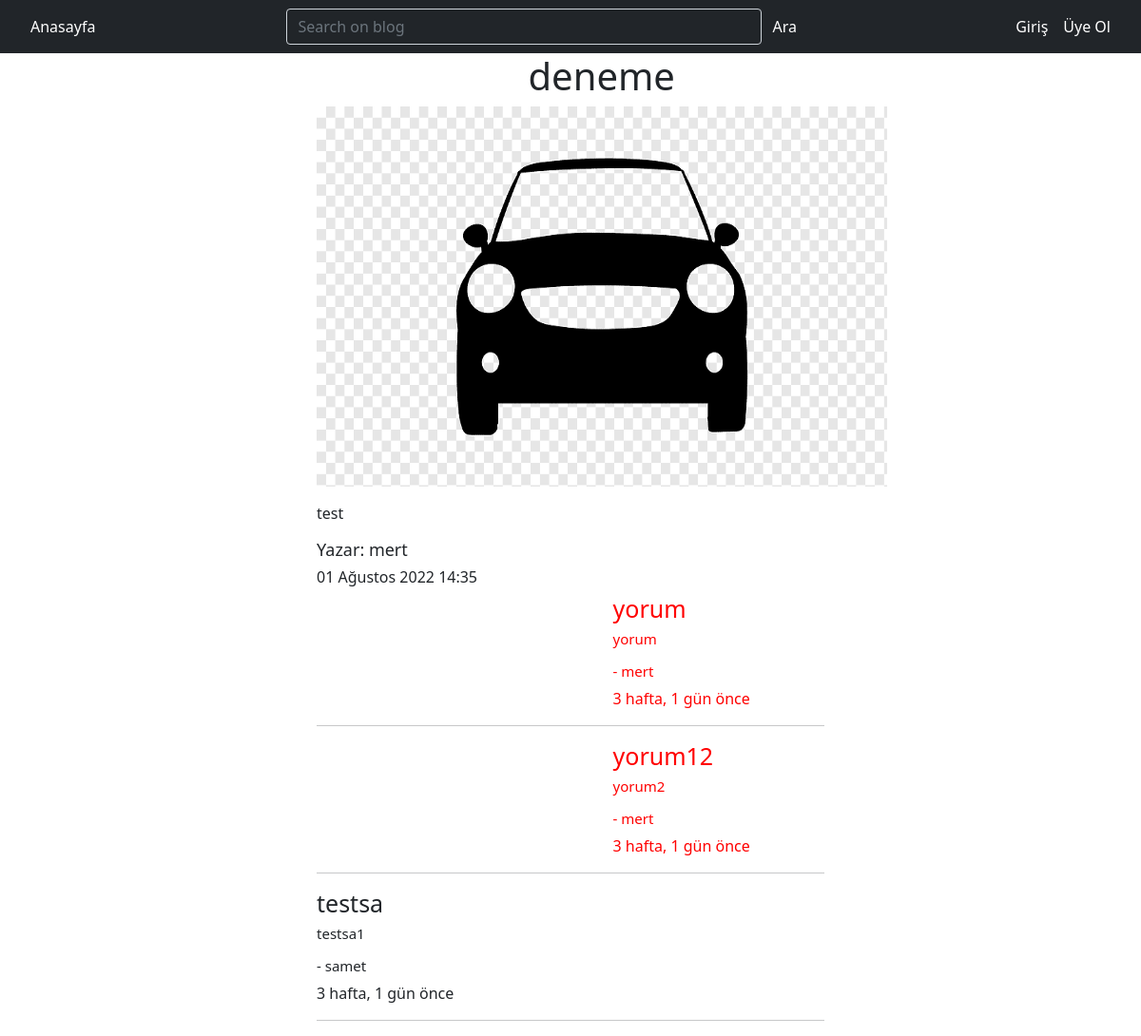
The app's page /post/deneme-1 with its own data.
### post/models.py (models this page shows, shortened)
class Post(models.Model):
    user = models.ForeignKey('auth.User', verbose_name='Yazar', on_delete=models.CASCADE, related_name='posts')
    title = models.CharField(max_length=200, verbose_name="Başlık")
    content = RichTextField(max_length=1000, verbose_name="İçerik")
    publishing_date = models.DateTimeField(verbose_name="Yayınlanma Tarihi", auto_now_add=True)
    image = models.FileField(null=True, blank=True)
    slug = models.SlugField(unique=True, editable=False, max_length=130)
    class Meta:
        ordering = ['-publishing_date']

class Comment(models.Model):
    post = models.ForeignKey('post.Post', related_name='comments', on_delete=models.CASCADE)
    name = models.CharField(max_length=200, verbose_name='başlık')
    content = models.TextField(verbose_name='Yorum')
    user = models.ForeignKey('auth.User', on_delete=models.SET_NULL, null=True, blank=True)
    created_date = models.DateTimeField(auto_now_add=True)

### post/views.py (the view, shortened to what this page needs)
# urls.py: path('<slug:slug>', post_detail, name='detail'),
def post_detail(request, slug):
    post = get_object_or_404(Post, slug=slug)
    form = CommentForm(request.POST or None)
    context = {
        'post': post,
        'form': form,
    }
    return render(request, 'post/detail.html', context)

### post/forms.py
class CommentForm(forms.ModelForm):
    class Meta:
        model = Comment
        fields = [
            'name',
            'content',
        ]

### templates/post/detail.html (shortened to what this page needs)
{% extends 'base.html' %}
{% block body %}
    <div class="container">
        <div class="row">
            <div class="col-md-6 offset-3">
                <div class="thumbnail">
                    <div class="caption">
                        <h3 style="font-size: 40px" class="offset-5">{{ post.title }} </h3>
                        {% if post.image %}
                            <img width="600" height="400" src="{{ post.image.url }}" class="img-responsive" alt="">
                        {% endif %}
                        <p style="font-size: 25px">{{ post.content|safe|linebreaks }}</p>
                        <h4 style="font-size: large">Yazar: {{ post.user.get_username }}</h4>
                        <h5 style="font-size: medium">{{ post.publishing_date }}</h5>
                    </div>
                </div>
                <div>
                    {% for comment in post.comments.all %}
                        {% if post.user == comment.user %}
                            <div class="offset-7" style="color:RED;">
                                <h4 style="font-size: 25px; color: red">{{ comment.name }} </h4>
                                <h1 style="font-size: 15px">{{ comment.content|linebreaks }}</h1>
                                <h5 style="font-size: 15px"> - {{ comment.user }}</h5>
                                <p>{{ comment.created_date|timesince }} önce</p>
                            </div>
                            <hr>
                        {% else %}
                            <div class="offset-0">
                                <h4 style="font-size: 25px">{{ comment.name }} </h4>
                                <h1 style="font-size: 15px">{{ comment.content|linebreaks }}</h1>
                                <h5 style="font-size: 15px"> - {{ comment.user }}</h5>
                                <p id="sa">{{ comment.created_date|timesince }} önce</p>
                            </div>
                            <hr>
                        {% endif %}
                    {% endfor %}
                </div>
            </div>
        </div>
    </div>
{% endblock %}

### records on screen
Post: title "deneme", image (picture), content "test", user.get_username "mert", publishing_date "01 Ağustos 2022 14:35"
Comment: name "yorum", content "yorum", user "mert", created_date "3 hafta, 1 gün"
Comment: name "yorum12", content "yorum2", user "mert", created_date "3 hafta, 1 gün"
Comment: name "testsa", content "testsa1", user "samet", created_date "3 hafta, 1 gün"
